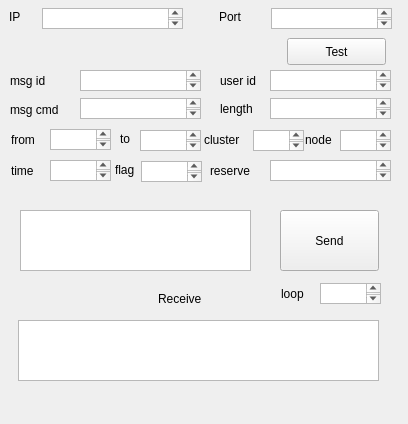
<?xml version="1.0" encoding="UTF-8"?>
<ui version="4.0">
 <class>MainWindow</class>
 <widget class="QMainWindow" name="MainWindow">
  <property name="geometry">
   <rect>
    <x>0</x>
    <y>0</y>
    <width>408</width>
    <height>424</height>
   </rect>
  </property>
  <property name="windowTitle">
   <string>IMTool</string>
  </property>
  <widget class="QWidget" name="centralWidget">
   <widget class="QLabel" name="label">
    <property name="geometry">
     <rect>
      <x>9</x>
      <y>8</y>
      <width>67</width>
      <height>17</height>
     </rect>
    </property>
    <property name="text">
     <string>IP</string>
    </property>
   </widget>
   <widget class="QLabel" name="label_2">
    <property name="geometry">
     <rect>
      <x>219</x>
      <y>8</y>
      <width>67</width>
      <height>17</height>
     </rect>
    </property>
    <property name="text">
     <string>Port</string>
    </property>
   </widget>
   <widget class="QPushButton" name="Test_Button">
    <property name="geometry">
     <rect>
      <x>287</x>
      <y>38</y>
      <width>99</width>
      <height>27</height>
     </rect>
    </property>
    <property name="text">
     <string>Test</string>
    </property>
   </widget>
   <widget class="QPushButton" name="Send_Button">
    <property name="geometry">
     <rect>
      <x>280</x>
      <y>210</y>
      <width>99</width>
      <height>61</height>
     </rect>
    </property>
    <property name="text">
     <string>Send</string>
    </property>
   </widget>
   <widget class="QTextEdit" name="Edit_IP">
    <property name="geometry">
     <rect>
      <x>42</x>
      <y>8</y>
      <width>141</width>
      <height>21</height>
     </rect>
    </property>
   </widget>
   <widget class="QTextEdit" name="Edit_Port">
    <property name="geometry">
     <rect>
      <x>271</x>
      <y>8</y>
      <width>121</width>
      <height>21</height>
     </rect>
    </property>
   </widget>
   <widget class="QTextEdit" name="Receive_Edit">
    <property name="geometry">
     <rect>
      <x>18</x>
      <y>320</y>
      <width>361</width>
      <height>61</height>
     </rect>
    </property>
   </widget>
   <widget class="QLabel" name="label_12">
    <property name="geometry">
     <rect>
      <x>158</x>
      <y>290</y>
      <width>67</width>
      <height>17</height>
     </rect>
    </property>
    <property name="text">
     <string>Receive</string>
    </property>
   </widget>
   <widget class="QTextEdit" name="Msg_ID_Edit">
    <property name="geometry">
     <rect>
      <x>80</x>
      <y>70</y>
      <width>121</width>
      <height>21</height>
     </rect>
    </property>
   </widget>
   <widget class="QLabel" name="label_3">
    <property name="geometry">
     <rect>
      <x>10</x>
      <y>72</y>
      <width>81</width>
      <height>17</height>
     </rect>
    </property>
    <property name="text">
     <string>msg id</string>
    </property>
   </widget>
   <widget class="QLabel" name="label_4">
    <property name="geometry">
     <rect>
      <x>220</x>
      <y>72</y>
      <width>67</width>
      <height>17</height>
     </rect>
    </property>
    <property name="text">
     <string>user id</string>
    </property>
   </widget>
   <widget class="QTextEdit" name="User_ID_Edit">
    <property name="geometry">
     <rect>
      <x>270</x>
      <y>70</y>
      <width>121</width>
      <height>21</height>
     </rect>
    </property>
   </widget>
   <widget class="QLabel" name="label_5">
    <property name="geometry">
     <rect>
      <x>220</x>
      <y>100</y>
      <width>67</width>
      <height>17</height>
     </rect>
    </property>
    <property name="text">
     <string>length</string>
    </property>
   </widget>
   <widget class="QTextEdit" name="Msg_CMD_Edit">
    <property name="geometry">
     <rect>
      <x>80</x>
      <y>98</y>
      <width>121</width>
      <height>21</height>
     </rect>
    </property>
   </widget>
   <widget class="QTextEdit" name="Length_Edit">
    <property name="geometry">
     <rect>
      <x>270</x>
      <y>98</y>
      <width>121</width>
      <height>21</height>
     </rect>
    </property>
   </widget>
   <widget class="QLabel" name="label_6">
    <property name="geometry">
     <rect>
      <x>10</x>
      <y>100</y>
      <width>71</width>
      <height>20</height>
     </rect>
    </property>
    <property name="text">
     <string>msg cmd</string>
    </property>
   </widget>
   <widget class="QLabel" name="label_7">
    <property name="geometry">
     <rect>
      <x>11</x>
      <y>130</y>
      <width>41</width>
      <height>20</height>
     </rect>
    </property>
    <property name="text">
     <string>from</string>
    </property>
   </widget>
   <widget class="QLabel" name="label_8">
    <property name="geometry">
     <rect>
      <x>120</x>
      <y>130</y>
      <width>21</width>
      <height>17</height>
     </rect>
    </property>
    <property name="text">
     <string>to</string>
    </property>
   </widget>
   <widget class="QTextEdit" name="From_Edit">
    <property name="geometry">
     <rect>
      <x>50</x>
      <y>129</y>
      <width>61</width>
      <height>21</height>
     </rect>
    </property>
   </widget>
   <widget class="QLabel" name="label_9">
    <property name="geometry">
     <rect>
      <x>305</x>
      <y>130</y>
      <width>41</width>
      <height>20</height>
     </rect>
    </property>
    <property name="text">
     <string>node</string>
    </property>
   </widget>
   <widget class="QLabel" name="label_10">
    <property name="geometry">
     <rect>
      <x>204</x>
      <y>130</y>
      <width>51</width>
      <height>20</height>
     </rect>
    </property>
    <property name="text">
     <string>cluster</string>
    </property>
   </widget>
   <widget class="QTextEdit" name="To_Edit">
    <property name="geometry">
     <rect>
      <x>140</x>
      <y>130</y>
      <width>61</width>
      <height>21</height>
     </rect>
    </property>
   </widget>
   <widget class="QTextEdit" name="Cluster_Edit">
    <property name="geometry">
     <rect>
      <x>253</x>
      <y>130</y>
      <width>51</width>
      <height>21</height>
     </rect>
    </property>
   </widget>
   <widget class="QTextEdit" name="Node_Edit">
    <property name="geometry">
     <rect>
      <x>340</x>
      <y>130</y>
      <width>51</width>
      <height>21</height>
     </rect>
    </property>
   </widget>
   <widget class="QTextEdit" name="Flag_Edit">
    <property name="geometry">
     <rect>
      <x>141</x>
      <y>161</y>
      <width>61</width>
      <height>21</height>
     </rect>
    </property>
   </widget>
   <widget class="QLabel" name="label_11">
    <property name="geometry">
     <rect>
      <x>115</x>
      <y>161</y>
      <width>31</width>
      <height>17</height>
     </rect>
    </property>
    <property name="text">
     <string>flag</string>
    </property>
   </widget>
   <widget class="QLabel" name="label_13">
    <property name="geometry">
     <rect>
      <x>11</x>
      <y>161</y>
      <width>41</width>
      <height>20</height>
     </rect>
    </property>
    <property name="text">
     <string>time</string>
    </property>
   </widget>
   <widget class="QTextEdit" name="Time_Edit">
    <property name="geometry">
     <rect>
      <x>50</x>
      <y>160</y>
      <width>61</width>
      <height>21</height>
     </rect>
    </property>
   </widget>
   <widget class="QLabel" name="label_14">
    <property name="geometry">
     <rect>
      <x>210</x>
      <y>162</y>
      <width>67</width>
      <height>17</height>
     </rect>
    </property>
    <property name="text">
     <string>reserve</string>
    </property>
   </widget>
   <widget class="QTextEdit" name="Reserve_Edit">
    <property name="geometry">
     <rect>
      <x>270</x>
      <y>160</y>
      <width>121</width>
      <height>21</height>
     </rect>
    </property>
   </widget>
   <widget class="QTextEdit" name="Send_Edit">
    <property name="geometry">
     <rect>
      <x>20</x>
      <y>210</y>
      <width>231</width>
      <height>61</height>
     </rect>
    </property>
   </widget>
   <widget class="QLabel" name="label_15">
    <property name="geometry">
     <rect>
      <x>281</x>
      <y>284</y>
      <width>41</width>
      <height>20</height>
     </rect>
    </property>
    <property name="text">
     <string>loop</string>
    </property>
   </widget>
   <widget class="QTextEdit" name="Loop_Edit">
    <property name="geometry">
     <rect>
      <x>320</x>
      <y>283</y>
      <width>61</width>
      <height>21</height>
     </rect>
    </property>
   </widget>
  </widget>
  <widget class="QMenuBar" name="menuBar">
   <property name="geometry">
    <rect>
     <x>0</x>
     <y>0</y>
     <width>408</width>
     <height>25</height>
    </rect>
   </property>
  </widget>
 </widget>
 <layoutdefault spacing="6" margin="11"/>
 <resources/>
 <connections/>
</ui>
